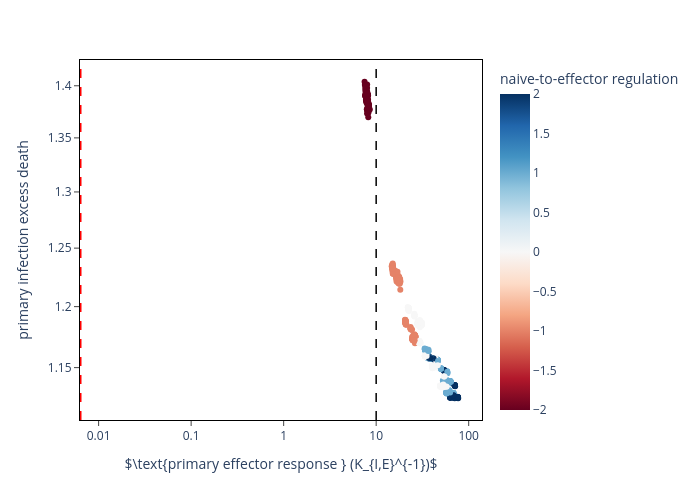

The cell this chart's notebook holds for it:
### Code cell
prim_mean_df['p_NE_reg'] = prim_mean_df['p_psi_NE_c'] + prim_mean_df['p_psi_NE_I']
prim_mean_df['p_EeM_reg'] = prim_mean_df['p_psi_EeM_c'] + prim_mean_df['p_psi_EeM_I']
prim_mean_df['p_norm_max_peff'] = (prim_mean_df['p_max_pE'] + prim_mean_df['p_inf_peM'])/K_IE
prim_mean_df['p_norm_harm_pI'] = prim_mean_df['p_harm_pI']/b_S

fig = px.scatter(prim_mean_df, x = 'p_norm_max_peff', y = 'p_norm_harm_pI', color = 'p_NE_reg', #size ='s_EeM_reg',
                 labels ={"p_norm_harm_pI": "primary infection excess death",
                          'p_inf_pcM': "primary central memory",
                          'p_inf_peM': "primary effector memory",
                          'p_norm_max_peff': r"$\text{primary effector response } (K_{I,E}^{-1})$",
                          'p_NE_reg': "naive-to-effector regulation",
                          'p_EeM_reg': "effector-to-memory regulation"} ,
                 width = 700,
                 height = 500,
                 hover_data = ['p_psi_NE_I', 'p_psi_NE_c', 'p_psi_EeM_I', 'p_psi_EeM_c'],
                 log_y = True, log_x = True,
                 color_continuous_scale="rdbu")

fig.add_vline(x = 10.0, line_width=1.5, line_dash="dash", line_color="black")
fig.add_vline(x = N_0/K_IE, line_width=1.5, line_dash="dash", line_color="red")

fig.update_layout(
    plot_bgcolor='white'
)

fig.update_xaxes(
    mirror=True,
    ticks='outside',
    showline=True,
    linecolor='black'
)
fig.update_yaxes(
    mirror=True,
    ticks='outside',
    showline=True,
    linecolor='black'
)

fig.show()
fig.write_html('_figs/p_harm_v_p_E'+'.html')

### Figure 1 — Plotly figure (JSON) as saved in the notebook; plotly's stock layout.template omitted (floating-point values rounded to 4 significant figures; data arrays with more than 128 entries replaced by an {"elided": "..."} marker saying what was removed)
{"data": [{"customdata": {"elided": "729x4 int values"}, "hovertemplate": "$\\text{primary effector response } (K_{I,E}^{-1})$=%{x}<br>primary infection excess death=%{y}<br>p_psi_NE_I=%{customdata[0]}<br>p_psi_NE_c=%{customdata[1]}<br>p_psi_EeM_I=%{customdata[2]}<br>p_psi_EeM_c=%{customdata[3]}<br>naive-to-effector regulation=%{marker.color}<extra></extra>", "legendgroup": "", "marker": {"color": {"elided": "729 int values"}, "coloraxis": "coloraxis", "symbol": "circle"}, "mode": "markers", "name": "", "orientation": "v", "showlegend": false, "type": "scatter", "x": {"elided": "729 float values"}, "xaxis": "x", "y": {"elided": "729 float values"}, "yaxis": "y"}], "layout": {"coloraxis": {"colorbar": {"title": {"text": "naive-to-effector regulation"}}, "colorscale": [[0, "rgb(103,0,31)"], [0.1, "rgb(178,24,43)"], [0.2, "rgb(214,96,77)"], [0.3, "rgb(244,165,130)"], [0.4, "rgb(253,219,199)"], [0.5, "rgb(247,247,247)"], [0.6, "rgb(209,229,240)"], [0.7, "rgb(146,197,222)"], [0.8, "rgb(67,147,195)"], [0.9, "rgb(33,102,172)"], [1, "rgb(5,48,97)"]]}, "height": 500, "legend": {"tracegroupgap": 0}, "margin": {"t": 60}, "plot_bgcolor": "white", "shapes": [{"line": {"color": "black", "dash": "dash", "width": 1.5}, "type": "line", "x0": 10, "x1": 10, "xref": "x", "y0": 0, "y1": 1, "yref": "y domain"}, {"line": {"color": "red", "dash": "dash", "width": 1.5}, "type": "line", "x0": 0.00641, "x1": 0.00641, "xref": "x", "y0": 0, "y1": 1, "yref": "y domain"}], "width": 700, "xaxis": {"anchor": "y", "autorange": true, "domain": [0, 1], "linecolor": "black", "mirror": true, "range": [-2.202, 2.146], "showline": true, "ticks": "outside", "title": {"text": "$\\text{primary effector response } (K_{I,E}^{-1})$"}, "type": "log"}, "yaxis": {"anchor": "x", "autorange": true, "domain": [0, 1], "linecolor": "black", "mirror": true, "range": [0.04482, 0.1539], "showline": true, "ticks": "outside", "title": {"text": "primary infection excess death"}, "type": "log"}}}
